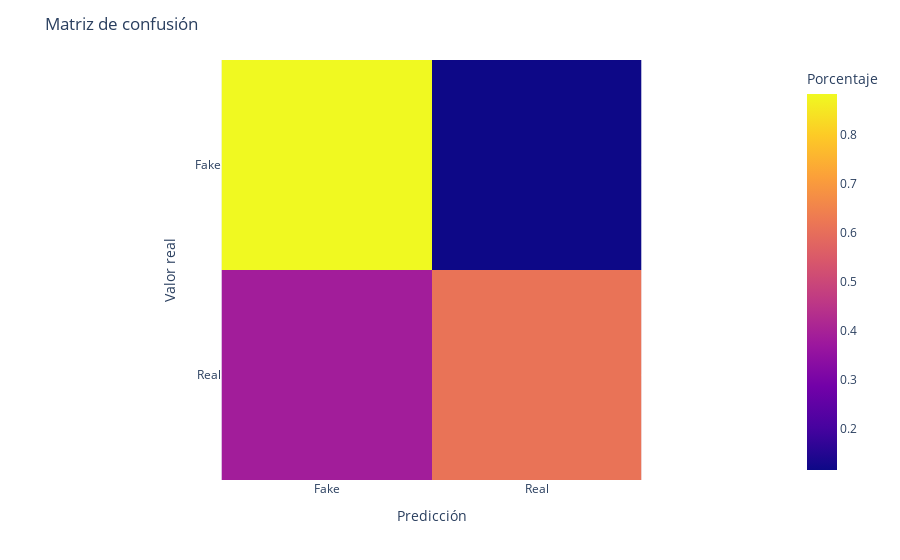
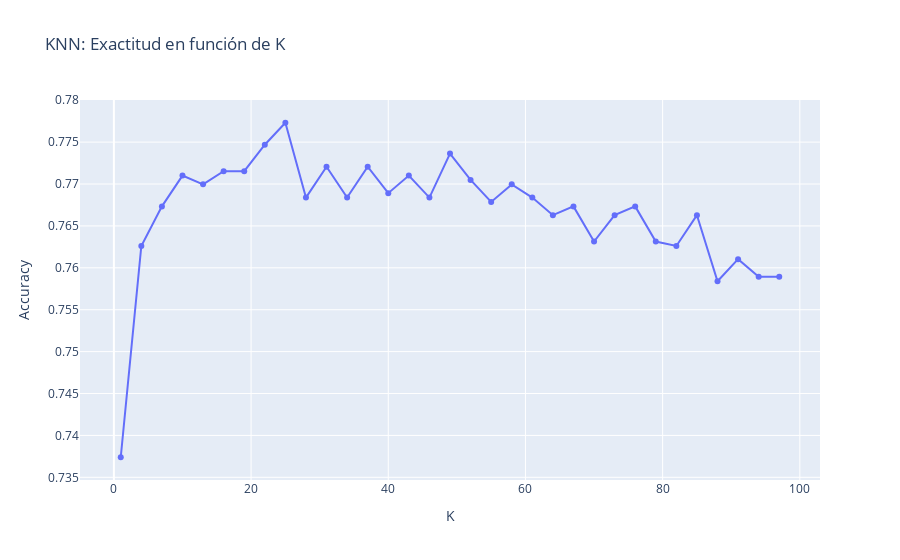

Here is the notebook cell these charts were saved with, in order:
### Code cell
train_df = pd.read_csv('data/train_fttd.csv', encoding='utf-8')
test_df = pd.read_csv('data/test_fttd.csv', encoding='utf-8')

X = train_df['text_clean']
y = train_df['target']

#Split
X_train, X_test, y_train, y_test = train_test_split(X, y, test_size = 0.25, random_state = 7506)

# Doc vs Term
count_vect = CountVectorizer()
X_train = count_vect.fit_transform(X_train)
X_test = count_vect.transform(X_test)

# TF-IDF 
tfidf_transformer = TfidfTransformer()
X_train = tfidf_transformer.fit_transform(X_train)
X_test = tfidf_transformer.transform(X_test)

#Train
KNN = KNeighborsClassifier(n_neighbors = 79, metric='minkowski')
KNN.fit(X_train, y_train)

#Métricas
y_pred = KNN.predict(X_test)
mostrar_metricas(y_test, y_pred)


#Buscando un K 'bueno'
k_range = range(1,100, 3)
scores = []


for k in k_range:
    KNN = KNeighborsClassifier(n_neighbors = k, metric='minkowski')
    KNN.fit(X_train, y_train)
    scores.append(KNN.score(X_test, y_test))

#Grafico
fig = go.Figure()
fig.add_trace(go.Scatter(x=list(k_range), y=scores,
                    mode='lines+markers'))
fig.update_layout(title_text='KNN: Exactitud en función de K',
                  xaxis_title='K',
                  yaxis_title='Accuracy',
                  showlegend=False,
                  template="plotly")

fig.show()

### Figure 1 — Plotly figure (JSON) as saved in the notebook; plotly's stock layout.template omitted (floating-point values rounded to 4 significant figures)
{"data": [{"coloraxis": "coloraxis", "hovertemplate": "Predicción: %{x}<br>Valor real: %{y}<br>Porcentaje: %{z}<extra></extra>", "type": "heatmap", "x": ["Fake", "Real"], "y": ["Fake", "Real"], "z": [[0.8831, 0.1169], [0.3879, 0.6121]]}], "layout": {"coloraxis": {"colorbar": {"title": {"text": "Porcentaje"}}, "colorscale": [[0, "#0d0887"], [0.1111, "#46039f"], [0.2222, "#7201a8"], [0.3333, "#9c179e"], [0.4444, "#bd3786"], [0.5556, "#d8576b"], [0.6667, "#ed7953"], [0.7778, "#fb9f3a"], [0.8889, "#fdca26"], [1, "#f0f921"]]}, "margin": {"t": 60}, "title": {"text": "Matriz de confusión"}, "xaxis": {"constrain": "domain", "scaleanchor": "y", "title": {"text": "Predicción"}}, "yaxis": {"autorange": "reversed", "constrain": "domain", "title": {"text": "Valor real"}}}}

### Figure 2 — Plotly figure (JSON) as saved in the notebook; plotly's stock layout.template omitted (floating-point values rounded to 4 significant figures)
{"data": [{"mode": "lines+markers", "type": "scatter", "x": [1, 4, 7, 10, 13, 16, 19, 22, 25, 28, 31, 34, 37, 40, 43, 46, 49, 52, 55, 58, 61, 64, 67, 70, 73, 76, 79, 82, 85, 88, 91, 94, 97], "y": [0.7374, 0.7626, 0.7673, 0.771, 0.77, 0.7715, 0.7715, 0.7747, 0.7773, 0.7684, 0.7721, 0.7684, 0.7721, 0.7689, 0.771, 0.7684, 0.7736, 0.7705, 0.7679, 0.77, 0.7684, 0.7663, 0.7673, 0.7631, 0.7663, 0.7673, 0.7631, 0.7626, 0.7663, 0.7584, 0.761, 0.7589, 0.7589]}], "layout": {"showlegend": false, "title": {"text": "KNN: Exactitud en función de K"}, "xaxis": {"title": {"text": "K"}}, "yaxis": {"title": {"text": "Accuracy"}}}}
